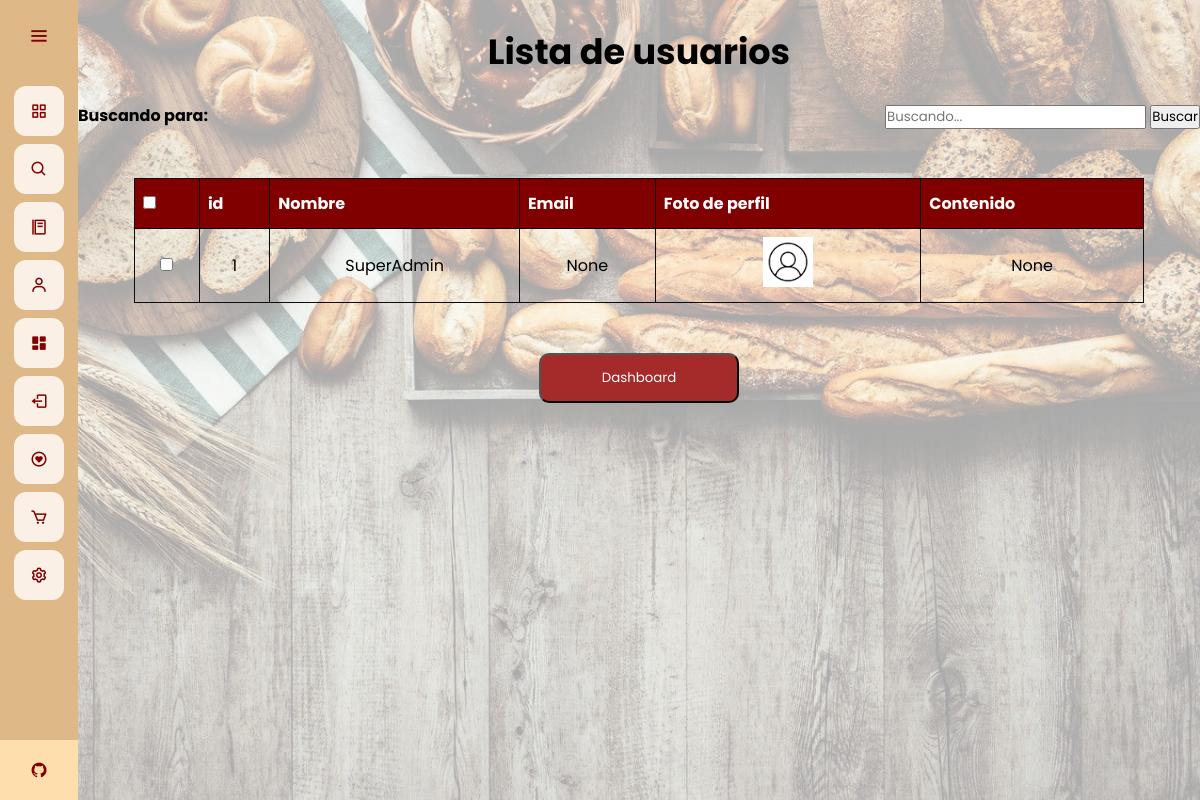
The page /admin-dash/editar-usuario (signed in) on the database as committed earlier.
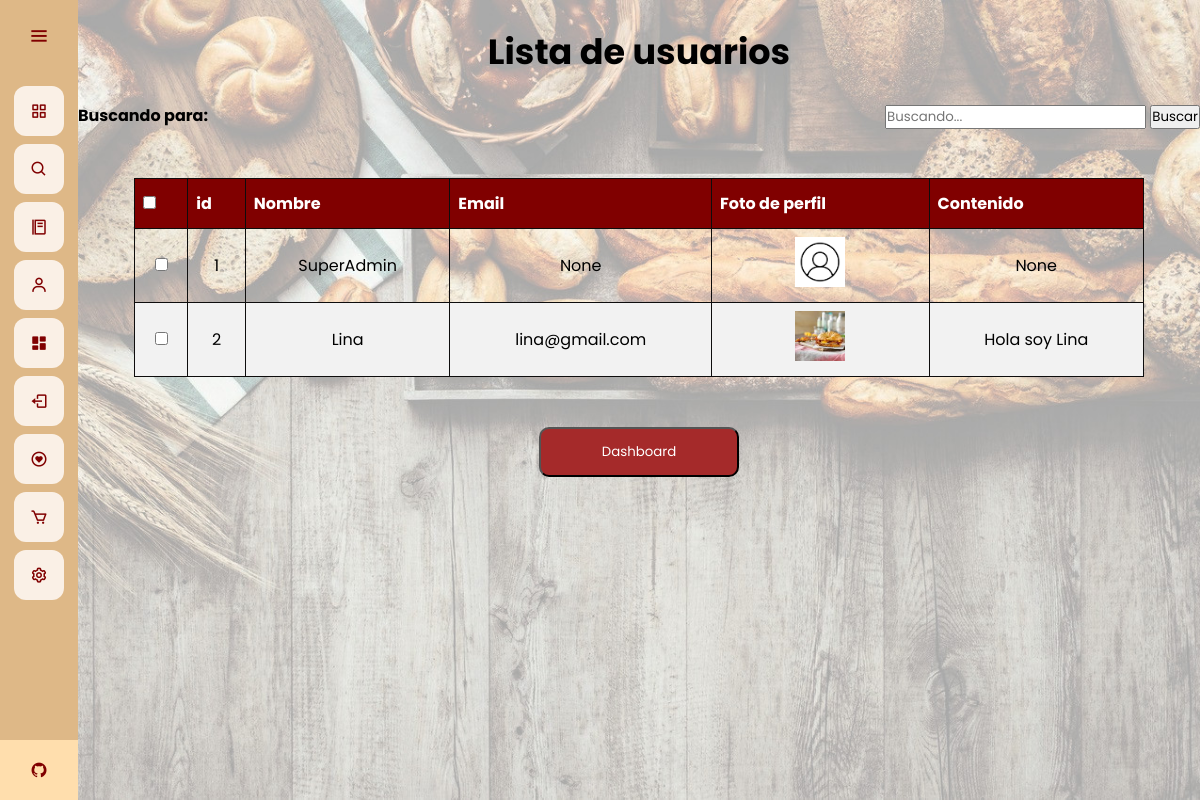
The same page on the database as committed later.
### app.py (models this page shows)
class User(database.Model, UserMixin):
	id = database.Column(database.Integer, primary_key=True)
	email = database.Column(database.String(30), unique=True)
	username = database.Column(database.String(20), nullable=False, unique=True)
	password = database.Column(database.String(80), nullable=False)
	profile_pic = database.Column(database.String(40), nullable=False, default='default.jpg')
	bio_content = database.Column(database.String(1000))
	verified = database.Column(database.Boolean(), default=False)
	commenter = database.relationship('Comment', backref='commenter', lazy='dynamic')
	wish = database.relationship('Wish', backref='liker', lazy='dynamic')

### app.py (the view)
@app.route("/admin-dash/editar-usuario", methods=['GET','POST'])
@login_required
def lista_usuario():
	if current_user.username == "SuperAdmin":
		pages = 5
		users = User.query.filter().all()
		if request.method == 'POST' and 'tag' in request.form:
			tag = request.form["tag"]
			search = "%{}%".format(tag)
			users = User.query.filter(User.username.like(search))
			return render_template("edituser.html", users = users, tag = tag)
		return render_template("edituser.html", users = users)
	else:
		return redirect(url_for('home'))

### app.py (called while the page is built)
@login_manager.user_loader
def load_user(user_id):
	return User.query.get(int(user_id))

@app.before_request
def make_session_permanent():
    session.permanent = True

### templates/edituser.html (shortened to what this page needs)
{% extends 'base.html' %}
{% block style %}
<link rel="stylesheet" href="{{ url_for('static', filename='css/style_edituser.css') }}">
{% endblock %}
{% block content %}
<br>
<h1 class = "title">
    Lista de usuarios
</h1>
<br>
<div class="container">
    <div class="tabsearch">
        <div class="tag-1">
            <strong>
                Buscando para: {{ tag }}
            </strong>
        </div>
        <div class="form-1">
            <form action="" method="POST" autocomplete="on">
                <input type="text" class="form-control" name="tag" id="tag" placeholder="Buscando..." />
                <input type="submit" value="Buscar" class="form-control btn btn-primary " name="">
            </form>
        </div>
    </div>
    <br>
    <br>
    <br>
    <div class="table-div">
        <table id="tableu" class="tableu" style="width: 90%">
            <thead>
                <tr>
                    <th>
                        <input type="checkbox" onclick="checkAll(this)">
                    </th>
                    <th>id</th>
                    <th>Nombre</th>
                    <th>Email</th>
                    <th>Foto de perfil</th>
                    <th>Contenido</th>
                </tr>
            </thead>
            <br>
            <tbody>
                {% for user in users %}
                <tr>
                    <td><input type="checkbox" name="user"></td>
                    <td>{{ user.id }}</td>
                    <td>{{ user.username }}</td>
                    <td>{{ user.email }}</td>
                    <td><img src="{{ url_for('static', filename='profile_pics/'+ user.profile_pic) }}" alt="" class="images">
                    </td>
                    <td>{{ user.bio_content }}</td>
                </tr>
                {% endfor %}
            </tbody>
        </table>
    </div>
</div>
<br>
<br>
<div class="other">
    <a href="{{url_for('dashboard')}}">
        <button type="button" class="buttond">
            Dashboard
        </button>
    </a>
</div>
{% endblock %}

### templates/base.html (shortened to what this page needs)
<!DOCTYPE html>
<html>
<head>
	<link rel="stylesheet" href="{{ url_for('static', filename='css/style_base.css') }}">
  {% block style %}
  {% endblock %}
  <link href='https://unpkg.com/boxicons@2.0.7/css/boxicons.min.css' rel='stylesheet'>
</head>
<body>
	<div class="sidebar">
    <div class="logo-details">
        <i class='bx bx-menu' id="btn" ></i>
    </div>
    <ul class="nav-list">
      <li>
        <a href="{{ url_for('home') }}">
          <i class='bx bx-grid-alt'></i>
        </a>
      </li>
      <li>
        <a href="{{ url_for('busqueda') }}">
          <i class='bx bx-search'></i>
        </a>
      </li>
      <li>
        <a href="{{ url_for('menu') }}">
          <i class='bx bx-food-menu' ></i>
        </a>
      </li>
      {% if current_user.is_authenticated %}
      <li>
        <a href="{{ url_for('perfil_usuario') }}">
          <i class='bx bx-user' ></i>
        </a>
      </li>
      {% if current_user.username == "SuperAdmin" %}
      <li>
        <a href="{{ url_for('dashboard') }}">
          <i class='bx bxs-dashboard'></i>
        </a>
      </li>
      {% endif %}
      <li>
        <a href="{{ url_for('cerrar_sesion') }}">
          <i class='bx bx-log-out'></i>
        </a>
      </li>
      {% endif %}
      <li>
        <a href="{{ url_for('lista') }}">
          <i class='bx bx-heart-circle'></i>
        </a>
      </li>
      <li>
        <a href="{{ url_for('carrito') }}">
          <i class='bx bx-cart' ></i>
        </a>
      </li>
      <li>
        <a href="{{ url_for('ajustes') }}">
          <i class='bx bx-cog' ></i>
        </a>
      </li>
      <li class="profile">
          <div class="profile-details">
              <div class="name_job">
                <div class="name">Grupo 4</div>
                <div class="uni">Uninorte-Mintic</div>
              </div>
          </div>
          <a href="https://github.com/Viinky-Kevs/ProyectoAppWeb" target="_blank">
            <i class='bx bxl-github' id="github" ></i>
          </a>
      </li>
    </ul>
  </div>
  <section class="home-section">
  	{% block content %}
  	{% endblock %}
  </section>
</body>
</html>

### static/css/style_base.css (style rules this page uses)
* { margin: 0; padding: 0; box-sizing: border-box; font-family: "Poppins" , sans-serif; }
.sidebar { position: fixed; left: 0; top: 0; height: 100%; width: 78px; background: #DEB887; padding: 6px 14px; z-index: 99; transition: all 0.5s ease; }
.sidebar .logo-details { height: 60px; display: flex; align-items: center; position: relative; }
.sidebar .logo-details #btn { position: absolute; top: 50%; right: 0; transform: translateY(-50%); font-size: 22px; transition: all 0.4s ease; font-size: 23px; text-align: center; cursor: pointer; transition: all 0.5s ease; }
.sidebar i { color: #800000; height: 60px; min-width: 50px; font-size: 28px; text-align: center; line-height: 60px; }
.sidebar .nav-list { margin-top: 20px; height: 100%; }
.sidebar li { position: relative; margin: 8px 0; list-style: none; }
.sidebar li a { display: flex; height: 100%; width: 100%; border-radius: 12px; align-items: center; text-decoration: none; transition: all 0.4s ease; background: #FAF0E6; }
.sidebar li i { height: 50px; line-height: 50px; font-size: 18px; border-radius: 12px; }
.sidebar li.profile { position: fixed; height: 60px; width: 78px; left: 0; bottom: -8px; padding: 10px 14px; background: #FFDEAD; transition: all 0.5s ease; overflow: hidden; }
.sidebar li .profile-details { display: flex; align-items: center; flex-wrap: nowrap; }
.sidebar li.profile .name, .sidebar li.profile .uni { font-size: 15px; font-weight: 400; color: #800000; white-space: nowrap; }
.sidebar li.profile .uni { font-size: 12px; }
.sidebar .profile #github { position: absolute; top: 50%; right: 0; transform: translateY(-50%); background: #FFDEAD; width: 100%; height: 60px; line-height: 60px; border-radius: 0px; transition: all 0.5s ease; }
.home-section { position: relative; min-height: 100vh; top: 0; left: 78px; width: calc(100% - 78px); transition: all 0.5s ease; z-index: 2; background-attachment: fixed; background-size: cover; background-repeat: no-repeat; background-image: url(/static/images/wallpaper.jpg); }

### static/css/style_edituser.css (style rules this page uses)
.title { text-align: center; font-size: 35px; }
.table-div { display: flex; justify-content: center; align-items: center; }
#tableu { font-family: Arial, Helvetica, sans-serif; border-collapse: collapse; width: 100%; }
#tableu td, #tableu th { border: 1px solid rgb(14, 13, 13); padding: 8px; }
#tableu tr:nth-child(even) { background-color: #f2f2f2; }
#tableu th { padding-top: 12px; padding-bottom: 12px; text-align: left; background-color: #800000; color: white; }
.images { width: 50px; }
.tableu td { text-align: center; vertical-align: middle; }
.tag-1 { float: left; }
.form-1 { float: right; }
.other { display: flex; justify-content: center; align-items: center; }
.buttond { width: 200px; height: 50px; color: white; background-color: brown; border-radius: 10px; cursor: pointer; }

Rows that differ between the two databases and show on the page:
added User: id "2", username "Lina", email "lina@gmail.com", profile_pic (picture), bio_content "Hola soy Lina"
